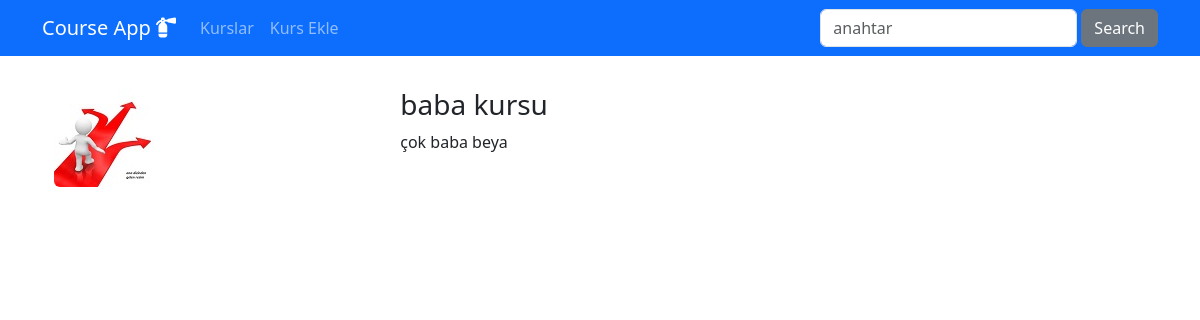
/kurslar/baba-kursu, run on the app's committed database.
### courses/models.py (models this page shows, shortened)
class Course(models.Model):
    title = models.CharField(max_length=50)
    description = models.TextField()
    imageUrl = models.CharField(max_length=50)
    isActive = models.BooleanField(default=False)
    isHome = models.BooleanField(default=False)
    slug = models.SlugField(default="", blank=True, null=False, unique=True, db_index=True)
    categories = models.ManyToManyField(Category)

### courses/views.py (the view)
# urls.py: path('<slug:slug>', views.details, name="course_details"),
def details (request, slug):
    course = get_object_or_404(Course, slug=slug)
    context = {'course': course}
    return render(request, 'courses/details.html', context)

### courses/templates/courses/details.html (shortened to what this page needs)
{% extends 'layout.html' %}
{% load static %}
{% block content %}
    <div class="container mt-3">
        <div class="row">
            <div class="col-5">
                <img class="img-fluid rounded" src="{% static 'courses/img/'|add:course.imageUrl %}" alt="{{ course.title }}">
                </div>
            <div class="col-7">
                <h1 class="h3">{{ course.title}}</h1>
                <p>{{ course.description}}</p>
            </div>
            </div>
        </div>
    </div>
{% endblock content %}

### data on the page
Course: imageUrl (picture), title "baba kursu", description "çok baba beya"
